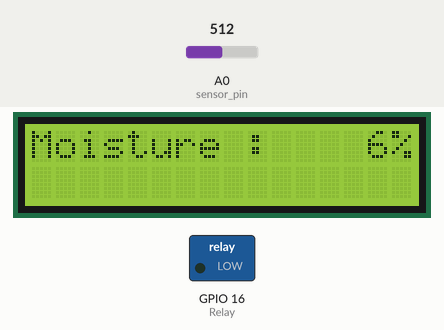
Recording of a sketch running on a simulated ESP8266 (NodeMCU). Parts: 16×2 character LCD, switched loads named in the sketch (green lamp = pin HIGH). The test bench sets the inputs (shaded band); at power-on: A0 (sensor_pin) = 512. WiFi joins after 1.5 s; servers stay silent unless stated; storage starts empty; what the sketch prints to the serial monitor is not drawn.

Above: at 3.2 s.
3.3 s: A0 (sensor_pin) set to 716
At 4.8 s:
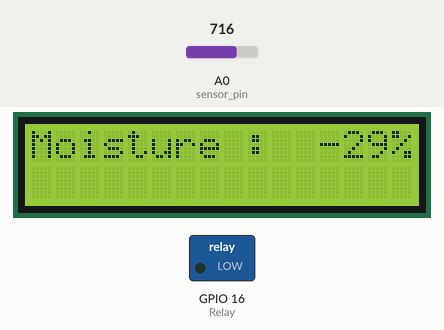
5.6 s: A0 (sensor_pin) set to 900
At 7.3 s:
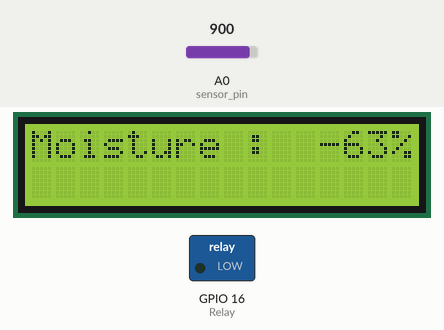
7.6 s: A0 (sensor_pin) set to 1010
At 15.4 s:
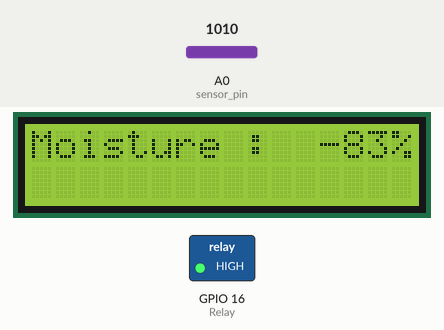
Timing chart, 0 to 15.6 s (numbered marks = the images above; inputs shaded):
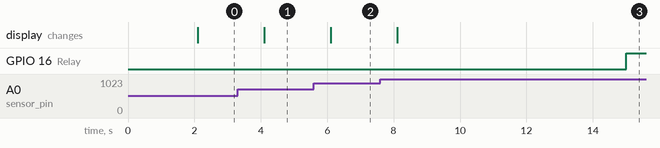

Measured:
- after the input at 3.3 s, the display: changes after 0.80 s (image 1)
- after the input at 5.6 s, the display: changes after 0.50 s (image 2)
- after the input at 7.6 s, the display: changes after 0.50 s (image 3)

The sketch:

Ok.ino
```cpp
#include <Arduino.h>
#include <ESP8266WiFi.h>
#include <Hash.h>
#include <ESPAsyncTCP.h>
#include <ESPAsyncWebServer.h>
#include <FS.h>
#include <Wire.h>
#include <LiquidCrystal_I2C.h>

LiquidCrystal_I2C lcd(0x27,16,2);

// Replace with your network credentials
const char* ssid = "P2608";
const char* password = "hakhoaikem";

// Variables
unsigned long previousTime_water = 0;
unsigned long previousTime_led = 0;

int sensor_pin = A0;
int output_value ;
int value = HIGH;
int Relay = 16; // GPIO16 (D0)

// Create AsyncWebServer object on port 80
AsyncWebServer server(80);

// Read moisture value from sensor
String ReadMoistureSensor() {
  output_value= analogRead(sensor_pin);
  output_value = map(output_value,550,0,0,100);
  if (isnan(output_value)) {
    Serial.println("Failed to read from moisture sensor!");
    return "";
  }
  else {
    return String(output_value);
  }
}

// Print moisture value on LCD
int print_value(){
  Serial.println("Checking Moisture ...");
  ReadMoistureSensor();
  Serial.print(output_value);
  Serial.println("%");
  if(output_value<=-10){
    lcd.setCursor(12,0);
    lcd.print(output_value);
    lcd.setCursor(15,0);
    lcd.print("%");
  };
  if(output_value>=10){
    lcd.setCursor(12,0);
    lcd.print(" ");
    lcd.setCursor(13,0);
    lcd.print(output_value);
    lcd.setCursor(15,0);
    lcd.print("%");
  };
  if(output_value>=0 and output_value<10){
    lcd.setCursor(12,0);
    lcd.print("  ");
    lcd.setCursor(14,0);
    lcd.print(output_value);
    lcd.setCursor(15,0);
    lcd.print("%");
  };
  if(output_value<0 and output_value>-10){
    lcd.setCursor(12,0);
    lcd.print(" ");
    lcd.setCursor(13,0);
    lcd.print(output_value);
    lcd.setCursor(15,0);
    lcd.print("%");
  };
}


void setup(){
  // Serial port for debugging purposes
  Serial.begin(115200);

  lcd.init();
  lcd.backlight();
  lcd.print("Moisture : ");

  pinMode(Relay, OUTPUT);
  digitalWrite(Relay, LOW);

  if(!SPIFFS.begin()){
    Serial.println("An Error has occurred while mounting SPIFFS");
    return;
  }

  // Connect to Wi-Fi
  WiFi.begin(ssid, password);
  while (WiFi.status() != WL_CONNECTED) {
    delay(1000);
    Serial.println("Connecting to WiFi..");
  }

  // Print ESP32 Local IP Address
  Serial.println(WiFi.localIP());

  // Route for root / web page
  server.on("/", HTTP_GET, [](AsyncWebServerRequest *request){
    request->send(SPIFFS, "/index.html");
  });
  server.on("/moisture", HTTP_GET, [](AsyncWebServerRequest *request){
    request->send_P(200, "text/plain", ReadMoistureSensor().c_str());
  });

  // Start server
  server.begin();
}

void loop(){
  unsigned long currentTime = millis();
  if(currentTime - previousTime_led >=1000){
    print_value();
    previousTime_led = currentTime;
  };

  if(output_value<=23){
    if(currentTime - previousTime_water >=15000){
      Serial.println("Watering");
      digitalWrite(Relay,HIGH);
      delay(3000);
      digitalWrite(Relay,LOW);
      previousTime_water = currentTime;
    };
  };

}
```
